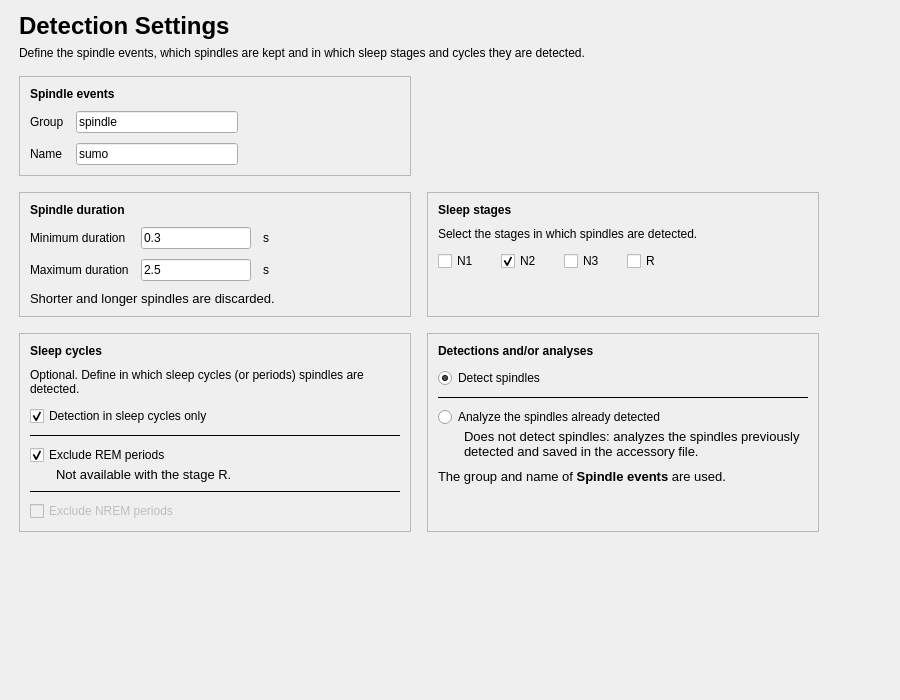
<?xml version="1.0" encoding="UTF-8"?>
<ui version="4.0">
 <class>SpindleDetectorSelStep</class>
 <widget class="QWidget" name="SpindleDetectorSelStep">
  <property name="geometry">
   <rect>
    <x>0</x>
    <y>0</y>
    <width>900</width>
    <height>700</height>
   </rect>
  </property>
  <property name="windowTitle">
   <string />
  </property>
  <layout class="QVBoxLayout" name="verticalLayout">
   <property name="leftMargin">
    <number>19</number>
   </property>
   <property name="topMargin">
    <number>12</number>
   </property>
   <property name="rightMargin">
    <number>19</number>
   </property>
   <property name="bottomMargin">
    <number>12</number>
   </property>
   <item>
    <layout class="QHBoxLayout" name="content_row" stretch="1,0">
     <property name="leftMargin">
      <number>0</number>
     </property>
     <property name="topMargin">
      <number>0</number>
     </property>
     <property name="rightMargin">
      <number>0</number>
     </property>
     <property name="bottomMargin">
      <number>0</number>
     </property>
     <item>
      <widget class="QWidget" name="content_widget" native="true">
       <property name="maximumSize">
        <size>
         <width>800</width>
         <height>16777215</height>
        </size>
       </property>
       <layout class="QVBoxLayout" name="content_layout">
        <property name="spacing">
         <number>16</number>
        </property>
        <property name="leftMargin">
         <number>0</number>
        </property>
        <property name="topMargin">
         <number>0</number>
        </property>
        <property name="rightMargin">
         <number>0</number>
        </property>
        <property name="bottomMargin">
         <number>0</number>
        </property>
        <item>
         <layout class="QVBoxLayout" name="header_layout">
          <property name="spacing">
           <number>6</number>
          </property>
          <item>
           <widget class="QLabel" name="title_label">
            <property name="font">
             <font>
              <pointsize>18</pointsize>
              <bold>true</bold>
             </font>
            </property>
            <property name="text">
             <string>Detection Settings</string>
            </property>
           </widget>
          </item>
          <item>
           <widget class="QLabel" name="subtitle_label">
            <property name="text">
             <string>Define the spindle events, which spindles are kept and in which sleep stages and cycles they are detected.</string>
            </property>
            <property name="wordWrap">
             <bool>true</bool>
            </property>
            <property name="variant" stdset="0">
             <string notr="true">help</string>
            </property>
           </widget>
          </item>
         </layout>
        </item>
        <item>
         <layout class="QHBoxLayout" name="events_row" stretch="1,0,1">
          <property name="spacing">
           <number>16</number>
          </property>
          <item>
           <widget class="QFrame" name="events_card">
            <property name="frameShape">
             <enum>QFrame::Shape::StyledPanel</enum>
            </property>
            <property name="frameShadow">
             <enum>QFrame::Shadow::Raised</enum>
            </property>
            <layout class="QVBoxLayout" name="events_card_layout">
             <property name="spacing">
              <number>10</number>
             </property>
             <property name="leftMargin">
              <number>10</number>
             </property>
             <property name="topMargin">
              <number>10</number>
             </property>
             <property name="rightMargin">
              <number>10</number>
             </property>
             <property name="bottomMargin">
              <number>10</number>
             </property>
             <item>
              <widget class="QLabel" name="label_13">
               <property name="font">
                <font>
                 <bold>true</bold>
                </font>
               </property>
               <property name="text">
                <string>Spindle events</string>
               </property>
              </widget>
             </item>
             <item>
              <layout class="QGridLayout" name="events_grid">
               <property name="horizontalSpacing">
                <number>12</number>
               </property>
               <property name="verticalSpacing">
                <number>10</number>
               </property>
               <item row="0" column="0">
                <widget class="QLabel" name="label_12">
                 <property name="toolTip">
                  <string>Define in which group the spindles will be added.</string>
                 </property>
                 <property name="text">
                  <string>Group</string>
                 </property>
                </widget>
               </item>
               <item row="0" column="1">
                <widget class="QLineEdit" name="group_lineEdit">
                 <property name="text">
                  <string>spindle</string>
                 </property>
                </widget>
               </item>
               <item row="1" column="0">
                <widget class="QLabel" name="label_14">
                 <property name="toolTip">
                  <string>Define the name of the spindle events.</string>
                 </property>
                 <property name="text">
                  <string>Name</string>
                 </property>
                </widget>
               </item>
               <item row="1" column="1">
                <widget class="QLineEdit" name="name_lineEdit">
                 <property name="text">
                  <string>sumo</string>
                 </property>
                </widget>
               </item>
               <item row="0" column="3">
                <spacer name="events_grid_spacer">
                 <property name="orientation">
                  <enum>Qt::Orientation::Horizontal</enum>
                 </property>
                 <property name="sizeHint" stdset="0">
                  <size>
                   <width>40</width>
                   <height>20</height>
                  </size>
                 </property>
                </spacer>
               </item>
              </layout>
             </item>
             <item>
              <spacer name="events_stretch">
               <property name="orientation">
                <enum>Qt::Orientation::Vertical</enum>
               </property>
               <property name="sizeHint" stdset="0">
                <size>
                 <width>20</width>
                 <height>0</height>
                </size>
               </property>
              </spacer>
             </item>
            </layout>
           </widget>
          </item>
          <item>
           <spacer name="events_row_gap">
            <property name="orientation">
             <enum>Qt::Orientation::Horizontal</enum>
            </property>
            <property name="sizeType">
             <enum>QSizePolicy::Policy::Fixed</enum>
            </property>
            <property name="sizeHint" stdset="0">
             <size>
              <width>16</width>
              <height>20</height>
             </size>
            </property>
           </spacer>
          </item>
          <item>
           <spacer name="events_row_spacer">
            <property name="orientation">
             <enum>Qt::Orientation::Horizontal</enum>
            </property>
            <property name="sizeHint" stdset="0">
             <size>
              <width>40</width>
              <height>20</height>
             </size>
            </property>
           </spacer>
          </item>
         </layout>
        </item>
        <item>
         <layout class="QHBoxLayout" name="detection_cards_layout" stretch="1,1">
          <property name="spacing">
           <number>16</number>
          </property>
          <item>
           <widget class="QFrame" name="duration_card">
            <property name="frameShape">
             <enum>QFrame::Shape::StyledPanel</enum>
            </property>
            <property name="frameShadow">
             <enum>QFrame::Shadow::Raised</enum>
            </property>
            <layout class="QVBoxLayout" name="duration_card_layout">
             <property name="spacing">
              <number>10</number>
             </property>
             <property name="leftMargin">
              <number>10</number>
             </property>
             <property name="topMargin">
              <number>10</number>
             </property>
             <property name="rightMargin">
              <number>10</number>
             </property>
             <property name="bottomMargin">
              <number>10</number>
             </property>
             <item>
              <widget class="QLabel" name="label_5">
               <property name="font">
                <font>
                 <bold>true</bold>
                </font>
               </property>
               <property name="text">
                <string>Spindle duration</string>
               </property>
              </widget>
             </item>
             <item>
              <layout class="QGridLayout" name="duration_grid">
               <property name="horizontalSpacing">
                <number>12</number>
               </property>
               <property name="verticalSpacing">
                <number>10</number>
               </property>
               <item row="0" column="0">
                <widget class="QLabel" name="label_3">
                 <property name="text">
                  <string>Minimum duration</string>
                 </property>
                </widget>
               </item>
               <item row="0" column="1">
                <widget class="QLineEdit" name="min_length_lineEdit">
                 <property name="maximumSize">
                  <size>
                   <width>110</width>
                   <height>16777215</height>
                  </size>
                 </property>
                 <property name="text">
                  <string>0.3</string>
                 </property>
                </widget>
               </item>
               <item row="0" column="2">
                <widget class="QLabel" name="min_length_unit_label">
                 <property name="text">
                  <string>s</string>
                 </property>
                 <property name="variant" stdset="0">
                  <string notr="true">help</string>
                 </property>
                </widget>
               </item>
               <item row="1" column="0">
                <widget class="QLabel" name="label_4">
                 <property name="text">
                  <string>Maximum duration</string>
                 </property>
                </widget>
               </item>
               <item row="1" column="1">
                <widget class="QLineEdit" name="max_length_lineEdit">
                 <property name="maximumSize">
                  <size>
                   <width>110</width>
                   <height>16777215</height>
                  </size>
                 </property>
                 <property name="text">
                  <string>2.5</string>
                 </property>
                </widget>
               </item>
               <item row="1" column="2">
                <widget class="QLabel" name="max_length_unit_label">
                 <property name="text">
                  <string>s</string>
                 </property>
                 <property name="variant" stdset="0">
                  <string notr="true">help</string>
                 </property>
                </widget>
               </item>
               <item row="0" column="3">
                <spacer name="duration_grid_spacer">
                 <property name="orientation">
                  <enum>Qt::Orientation::Horizontal</enum>
                 </property>
                 <property name="sizeHint" stdset="0">
                  <size>
                   <width>40</width>
                   <height>20</height>
                  </size>
                 </property>
                </spacer>
               </item>
              </layout>
             </item>
             <item>
              <widget class="QLabel" name="label_8">
               <property name="font">
                <font>
                 <pointsize>10</pointsize>
                </font>
               </property>
               <property name="text">
                <string>Shorter and longer spindles are discarded.</string>
               </property>
               <property name="wordWrap">
                <bool>true</bool>
               </property>
               <property name="variant" stdset="0">
                <string notr="true">help</string>
               </property>
              </widget>
             </item>
             <item>
              <spacer name="duration_stretch">
               <property name="orientation">
                <enum>Qt::Orientation::Vertical</enum>
               </property>
               <property name="sizeHint" stdset="0">
                <size>
                 <width>20</width>
                 <height>0</height>
                </size>
               </property>
              </spacer>
             </item>
            </layout>
           </widget>
          </item>
          <item>
           <widget class="QFrame" name="stages_card">
            <property name="frameShape">
             <enum>QFrame::Shape::StyledPanel</enum>
            </property>
            <property name="frameShadow">
             <enum>QFrame::Shadow::Raised</enum>
            </property>
            <layout class="QVBoxLayout" name="stages_card_layout">
             <property name="spacing">
              <number>10</number>
             </property>
             <property name="leftMargin">
              <number>10</number>
             </property>
             <property name="topMargin">
              <number>10</number>
             </property>
             <property name="rightMargin">
              <number>10</number>
             </property>
             <property name="bottomMargin">
              <number>10</number>
             </property>
             <item>
              <widget class="QLabel" name="label_6">
               <property name="font">
                <font>
                 <bold>true</bold>
                </font>
               </property>
               <property name="text">
                <string>Sleep stages</string>
               </property>
              </widget>
             </item>
             <item>
              <widget class="QLabel" name="label_2">
               <property name="text">
                <string>Select the stages in which spindles are detected.</string>
               </property>
               <property name="wordWrap">
                <bool>true</bool>
               </property>
               <property name="variant" stdset="0">
                <string notr="true">help</string>
               </property>
              </widget>
             </item>
             <item>
              <layout class="QHBoxLayout" name="stages_layout">
               <property name="spacing">
                <number>22</number>
               </property>
               <item>
                <widget class="QCheckBox" name="checkBox_n1">
                 <property name="text">
                  <string>N1</string>
                 </property>
                </widget>
               </item>
               <item>
                <widget class="QCheckBox" name="checkBox_n2">
                 <property name="text">
                  <string>N2</string>
                 </property>
                 <property name="checked">
                  <bool>true</bool>
                 </property>
                </widget>
               </item>
               <item>
                <widget class="QCheckBox" name="checkBox_n3">
                 <property name="text">
                  <string>N3</string>
                 </property>
                 <property name="checked">
                  <bool>false</bool>
                 </property>
                </widget>
               </item>
               <item>
                <widget class="QCheckBox" name="checkBox_r">
                 <property name="text">
                  <string>R</string>
                 </property>
                </widget>
               </item>
               <item>
                <spacer name="stages_spacer">
                 <property name="orientation">
                  <enum>Qt::Orientation::Horizontal</enum>
                 </property>
                 <property name="sizeHint" stdset="0">
                  <size>
                   <width>40</width>
                   <height>20</height>
                  </size>
                 </property>
                </spacer>
               </item>
              </layout>
             </item>
             <item>
              <spacer name="stages_stretch">
               <property name="orientation">
                <enum>Qt::Orientation::Vertical</enum>
               </property>
               <property name="sizeHint" stdset="0">
                <size>
                 <width>20</width>
                 <height>0</height>
                </size>
               </property>
              </spacer>
             </item>
            </layout>
           </widget>
          </item>
         </layout>
        </item>
        <item>
         <layout class="QHBoxLayout" name="cycle_cards_layout" stretch="1,1">
          <property name="spacing">
           <number>16</number>
          </property>
          <item>
           <widget class="QFrame" name="cycles_card">
            <property name="frameShape">
             <enum>QFrame::Shape::StyledPanel</enum>
            </property>
            <property name="frameShadow">
             <enum>QFrame::Shadow::Raised</enum>
            </property>
            <layout class="QVBoxLayout" name="cycles_card_layout">
             <property name="spacing">
              <number>10</number>
             </property>
             <property name="leftMargin">
              <number>10</number>
             </property>
             <property name="topMargin">
              <number>10</number>
             </property>
             <property name="rightMargin">
              <number>10</number>
             </property>
             <property name="bottomMargin">
              <number>10</number>
             </property>
             <item>
              <widget class="QLabel" name="label_7">
               <property name="font">
                <font>
                 <bold>true</bold>
                </font>
               </property>
               <property name="text">
                <string>Sleep cycles</string>
               </property>
              </widget>
             </item>
             <item>
              <widget class="QLabel" name="label_9">
               <property name="text">
                <string>Optional. Define in which sleep cycles (or periods) spindles are detected.</string>
               </property>
               <property name="wordWrap">
                <bool>true</bool>
               </property>
               <property name="variant" stdset="0">
                <string notr="true">help</string>
               </property>
              </widget>
             </item>
             <item>
              <layout class="QVBoxLayout" name="cycles_layout">
               <property name="spacing">
                <number>8</number>
               </property>
               <item>
                <layout class="QVBoxLayout" name="cycles_layout_1_layout">
                 <property name="spacing">
                  <number>2</number>
                 </property>
                 <item>
                  <widget class="QCheckBox" name="checkBox_only_cycles">
                   <property name="text">
                    <string>Detection in sleep cycles only</string>
                   </property>
                   <property name="checked">
                    <bool>true</bool>
                   </property>
                  </widget>
                 </item>
                </layout>
               </item>
               <item>
                <widget class="QFrame" name="cycles_layout_line_1">
                 <property name="frameShape">
                  <enum>QFrame::Shape::HLine</enum>
                 </property>
                 <property name="frameShadow">
                  <enum>QFrame::Shadow::Plain</enum>
                 </property>
                </widget>
               </item>
               <item>
                <layout class="QVBoxLayout" name="cycles_layout_2_layout">
                 <property name="spacing">
                  <number>2</number>
                 </property>
                 <item>
                  <widget class="QCheckBox" name="checkBox_excl_remp">
                   <property name="text">
                    <string>Exclude REM periods</string>
                   </property>
                   <property name="checked">
                    <bool>true</bool>
                   </property>
                  </widget>
                 </item>
                 <item>
                  <widget class="QLabel" name="excl_remp_help_label">
                   <property name="font">
                    <font>
                     <pointsize>10</pointsize>
                    </font>
                   </property>
                   <property name="text">
                    <string>Not available with the stage R.</string>
                   </property>
                   <property name="wordWrap">
                    <bool>true</bool>
                   </property>
                   <property name="indent">
                    <number>26</number>
                   </property>
                   <property name="variant" stdset="0">
                    <string notr="true">help</string>
                   </property>
                  </widget>
                 </item>
                </layout>
               </item>
               <item>
                <widget class="QFrame" name="cycles_layout_line_2">
                 <property name="frameShape">
                  <enum>QFrame::Shape::HLine</enum>
                 </property>
                 <property name="frameShadow">
                  <enum>QFrame::Shadow::Plain</enum>
                 </property>
                </widget>
               </item>
               <item>
                <layout class="QVBoxLayout" name="cycles_layout_3_layout">
                 <property name="spacing">
                  <number>2</number>
                 </property>
                 <item>
                  <widget class="QCheckBox" name="checkBox_excl_nremp">
                   <property name="text">
                    <string>Exclude NREM periods</string>
                   </property>
                   <property name="enabled">
                    <bool>false</bool>
                   </property>
                  </widget>
                 </item>
                </layout>
               </item>
              </layout>
             </item>
             <item>
              <spacer name="cycles_stretch">
               <property name="orientation">
                <enum>Qt::Orientation::Vertical</enum>
               </property>
               <property name="sizeHint" stdset="0">
                <size>
                 <width>20</width>
                 <height>0</height>
                </size>
               </property>
              </spacer>
             </item>
            </layout>
           </widget>
          </item>
          <item>
           <widget class="QFrame" name="detection_card">
            <property name="frameShape">
             <enum>QFrame::Shape::StyledPanel</enum>
            </property>
            <property name="frameShadow">
             <enum>QFrame::Shadow::Raised</enum>
            </property>
            <layout class="QVBoxLayout" name="detection_card_layout">
             <property name="spacing">
              <number>10</number>
             </property>
             <property name="leftMargin">
              <number>10</number>
             </property>
             <property name="topMargin">
              <number>10</number>
             </property>
             <property name="rightMargin">
              <number>10</number>
             </property>
             <property name="bottomMargin">
              <number>10</number>
             </property>
             <item>
              <widget class="QLabel" name="label_10">
               <property name="font">
                <font>
                 <bold>true</bold>
                </font>
               </property>
               <property name="text">
                <string>Detections and/or analyses</string>
               </property>
              </widget>
             </item>
             <item>
              <layout class="QVBoxLayout" name="detection_layout">
               <property name="spacing">
                <number>8</number>
               </property>
               <item>
                <layout class="QVBoxLayout" name="detection_layout_1_layout">
                 <property name="spacing">
                  <number>2</number>
                 </property>
                 <item>
                  <widget class="QRadioButton" name="radioButton_detect_spindle">
                   <property name="text">
                    <string>Detect spindles</string>
                   </property>
                   <property name="checked">
                    <bool>true</bool>
                   </property>
                  </widget>
                 </item>
                </layout>
               </item>
               <item>
                <widget class="QFrame" name="detection_layout_line_1">
                 <property name="frameShape">
                  <enum>QFrame::Shape::HLine</enum>
                 </property>
                 <property name="frameShadow">
                  <enum>QFrame::Shadow::Plain</enum>
                 </property>
                </widget>
               </item>
               <item>
                <layout class="QVBoxLayout" name="detection_layout_2_layout">
                 <property name="spacing">
                  <number>2</number>
                 </property>
                 <item>
                  <widget class="QRadioButton" name="radioButto_analyse_spindle">
                   <property name="text">
                    <string>Analyze the spindles already detected</string>
                   </property>
                  </widget>
                 </item>
                 <item>
                  <widget class="QLabel" name="analyse_help_label">
                   <property name="font">
                    <font>
                     <pointsize>10</pointsize>
                    </font>
                   </property>
                   <property name="text">
                    <string>Does not detect spindles: analyzes the spindles previously detected and saved in the accessory file.</string>
                   </property>
                   <property name="wordWrap">
                    <bool>true</bool>
                   </property>
                   <property name="indent">
                    <number>26</number>
                   </property>
                   <property name="variant" stdset="0">
                    <string notr="true">help</string>
                   </property>
                  </widget>
                 </item>
                </layout>
               </item>
              </layout>
             </item>
             <item>
              <widget class="QLabel" name="events_note_label">
               <property name="font">
                <font>
                 <pointsize>10</pointsize>
                </font>
               </property>
               <property name="text">
                <string>The group and name of &lt;b&gt;Spindle events&lt;/b&gt; are used.</string>
               </property>
               <property name="textFormat">
                <enum>Qt::TextFormat::RichText</enum>
               </property>
               <property name="wordWrap">
                <bool>true</bool>
               </property>
               <property name="variant" stdset="0">
                <string notr="true">help</string>
               </property>
              </widget>
             </item>
             <item>
              <spacer name="detection_stretch">
               <property name="orientation">
                <enum>Qt::Orientation::Vertical</enum>
               </property>
               <property name="sizeHint" stdset="0">
                <size>
                 <width>20</width>
                 <height>0</height>
                </size>
               </property>
              </spacer>
             </item>
            </layout>
           </widget>
          </item>
         </layout>
        </item>
       </layout>
      </widget>
     </item>
     <item>
      <spacer name="content_spacer">
       <property name="orientation">
        <enum>Qt::Orientation::Horizontal</enum>
       </property>
       <property name="sizeHint" stdset="0">
        <size>
         <width>40</width>
         <height>20</height>
        </size>
       </property>
      </spacer>
     </item>
    </layout>
   </item>
   <item>
    <spacer name="verticalSpacer">
     <property name="orientation">
      <enum>Qt::Orientation::Vertical</enum>
     </property>
     <property name="sizeHint" stdset="0">
      <size>
       <width>40</width>
       <height>20</height>
      </size>
     </property>
    </spacer>
   </item>
  </layout>
 </widget>
 <resources>
  <include location="../../../../../snooz-toolbox/src/main/python/ui/themes/themes.qrc" />
 </resources>
 <connections>
  <connection>
   <sender>checkBox_only_cycles</sender>
   <signal>stateChanged(int)</signal>
   <receiver>SpindleDetectorSelStep</receiver>
   <slot>detect_in_cycle_only_slot()</slot>
   <hints>
    <hint type="sourcelabel">
     <x>447</x>
     <y>290</y>
    </hint>
    <hint type="destinationlabel">
     <x>357</x>
     <y>294</y>
    </hint>
   </hints>
  </connection>
  <connection>
   <sender>radioButto_analyse_spindle</sender>
   <signal>clicked()</signal>
   <receiver>SpindleDetectorSelStep</receiver>
   <slot>radio_button_slot()</slot>
   <hints>
    <hint type="sourcelabel">
     <x>272</x>
     <y>404</y>
    </hint>
    <hint type="destinationlabel">
     <x>357</x>
     <y>294</y>
    </hint>
   </hints>
  </connection>
  <connection>
   <sender>radioButton_detect_spindle</sender>
   <signal>clicked()</signal>
   <receiver>SpindleDetectorSelStep</receiver>
   <slot>radio_button_slot()</slot>
   <hints>
    <hint type="sourcelabel">
     <x>272</x>
     <y>380</y>
    </hint>
    <hint type="destinationlabel">
     <x>357</x>
     <y>294</y>
    </hint>
   </hints>
  </connection>
 </connections>
 <slots>
  <slot>detect_in_cycle_only_slot()</slot>
  <slot>radio_button_slot()</slot>
 </slots>
</ui>
